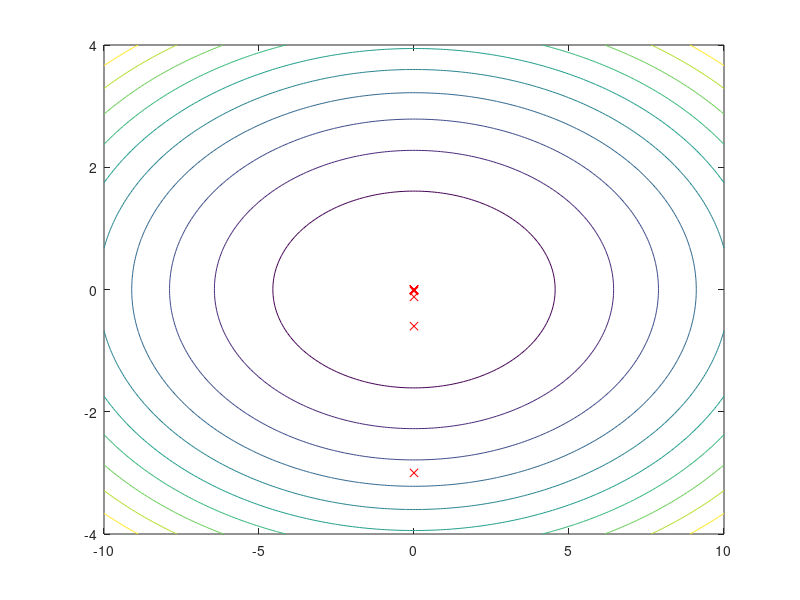

The MATLAB source for this figure:
% GRADIENT DESCENT ALGORITHM 
% This example illustrates the dependence of gradient descent on the
% starting point. When we start at a point on the longer end, it takes
% about 100 iterations. When we start at a point on the shorter end, it
% takes about 10 iterations. An order of magnitude difference!
% This example is from slide 1-4 of vandenberghe's lecture 236c,
% gradient.pdf.

clc; clearvars; close all; 

% generate the problem data
num_points = 200;
x1 = linspace(-10, 10, num_points);
x2 = linspace(-4, 4, num_points); 
x2 = x2';
gamma = 8;

[x1m, x2m] = meshgrid(x1, x2); 
data = 0.5*(x1m.^2 + gamma*x2m.^2);

figure, contour(x1m, x2m, data);

% initialize gradient descent
x0 = [0, -3]; 
step_size = 0.1;
delta = 1;
epsilon = 10^(-5);
k = 1;
x(k, :) = x0;

% repeat iterations
hold on;
while(delta>epsilon)
    plot(x(k, 1), x(k, 2), 'rx');
    
    grad = [x(k, 1) x(k, 2)*gamma];
    
    x(k + 1, :) = x(k, :) - step_size*grad;
    
    delta = norm(x(k + 1, :) - x(k, :), 2);
        
    k = k + 1;
end

sprintf('Number of iterations for convergence when starting at (%d, %d) is %d', x0(1), x0(2), k)


